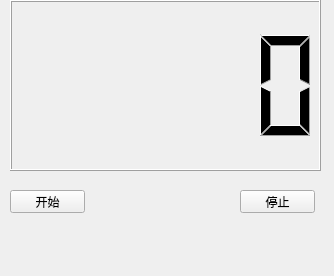
<?xml version="1.0" encoding="UTF-8"?>
<ui version="4.0">
 <class>Widget</class>
 <widget class="QWidget" name="Widget">
  <property name="geometry">
   <rect>
    <x>0</x>
    <y>0</y>
    <width>334</width>
    <height>276</height>
   </rect>
  </property>
  <property name="windowTitle">
   <string>Widget</string>
  </property>
  <widget class="QLCDNumber" name="lcdNumber">
   <property name="geometry">
    <rect>
     <x>10</x>
     <y>0</y>
     <width>311</width>
     <height>171</height>
    </rect>
   </property>
  </widget>
  <widget class="QPushButton" name="buttonStart">
   <property name="geometry">
    <rect>
     <x>10</x>
     <y>190</y>
     <width>75</width>
     <height>23</height>
    </rect>
   </property>
   <property name="text">
    <string>开始</string>
   </property>
  </widget>
  <widget class="QPushButton" name="buttonStop">
   <property name="geometry">
    <rect>
     <x>240</x>
     <y>190</y>
     <width>75</width>
     <height>23</height>
    </rect>
   </property>
   <property name="text">
    <string>停止</string>
   </property>
  </widget>
 </widget>
 <resources/>
 <connections/>
</ui>
